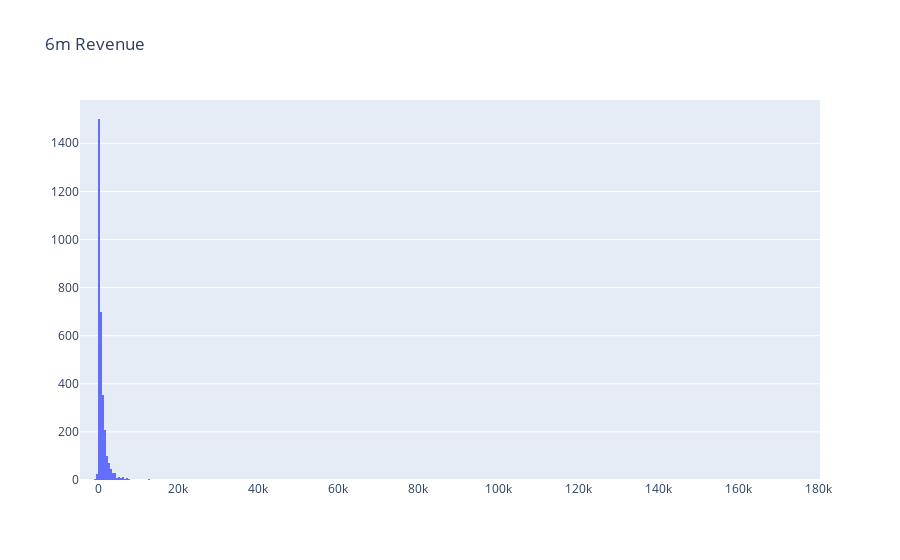

The cell this chart's notebook holds for it:
### Code cell
#plot LTV histogram
plot_data = [
    go.Histogram(
        x=tx_user_6m['m6_Revenue']
    )
]

plot_layout = go.Layout(
        title='6m Revenue'
    )
fig = go.Figure(data=plot_data, layout=plot_layout)
pyoff.iplot(fig)

### Figure 1 — Plotly figure (JSON) as saved in the notebook; plotly's stock layout.template omitted (floating-point values rounded to 4 significant figures; data arrays with more than 128 entries replaced by an {"elided": "..."} marker saying what was removed)
{"data": [{"type": "histogram", "x": {"elided": "3167 float values"}}], "layout": {"title": {"text": "6m Revenue"}}}
